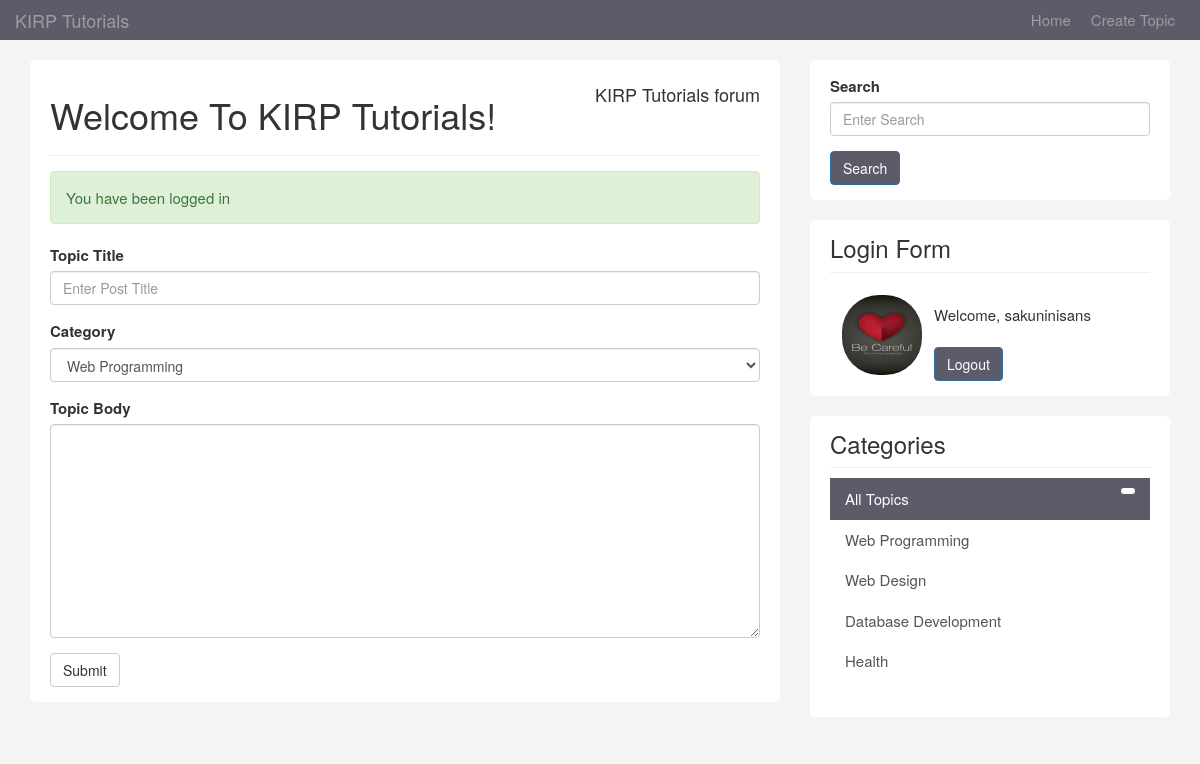
Screenshot of /Create.php (signed in) with the database file from the repository.
### tables this page shows
CREATE TABLE IF NOT EXISTS `categories` (
`id` int(11) NOT NULL,
  `name` varchar(100) NOT NULL,
  `description` text NOT NULL
);

### libraries/Template.php (called while the page is built, shortened)
<?php
class Template{
	protected $template;
	public function __construct($template){
		$this->template = $template;
	}
	public function __toString(){
		include basename($this->template);
		return ob_get_clean();
	}
}

### libraries/Database.php (called while the page is built, shortened)
<?php
class Database {
	private $host = DB_HOST;
	private $user = DB_USER;
	private $pass = DB_PASS;
	private $dbname = DB_NAME;
	private $dbh;
	private $stmt;
	public function __construct(){
		$dsn = 'mysql:host=' . $this->host . ';dbname=' . $this->dbname;
		$option = array (PDO::ATTR_PERSISTENT => true,PDO::ATTR_ERRMODE => PDO::ERRMODE_EXCEPTION) ;
		try {
			$this->dbh = new PDO($dsn, $this->user, $this->pass,$option);
		}
		catch ( PDOException $e) {
			$this->error = $e->getMessage();
		}
	}
	public function query($query) {
		$this->stmt = $this->dbh->prepare($query);
	}
	public function execute() {
		return $this->stmt->execute();
	}
	public function resultset() {
		$this->execute();
		return $this->stmt->fetchAll(PDO::FETCH_OBJ);
	}
}

### helpers/db_helper.php (called while the page is built, shortened)
<?php
function getCategories(){
	$db = new Database;
	$db->query('SELECT * FROM categories');
	$results = $db->resultset();
	return $results;
}

### helpers/format_helper.php (called while the page is built, shortened)
<?php
function is_active($category){
	if(isset($_GET['category'])){
		if($_GET['category'] == $category) {
			return 'active';
		}else {
			return '';
		}
	} else {
		if($category == null) {
			return 'active';
			}
	}
}

### template/create.php (the view, shortened to what this page needs)
<?php include('includes\header.php'); ?>
	<form role="form" method="post" action="create.php">
                  <div class="form-group">
                    <label>Topic Title</label>
                     <input name="title" type="text" class="form-control"  placeholder="Enter Post Title">
                  </div>
                  <div class="form-group">
                  <label>Category</label>
                  <select class="form-control" name="category">
                  <?php foreach(getCategories() as $category) : ?>
                    <option value="<?php echo $category->id; ?>"> <?php echo $category->name; ?></option>
                  <?php endforeach; ?>
                   </select>
                </div>
                <div class="form-group">
                  <label>Topic Body</label>
                  <textarea id="body" rows="10" cols="80" class="form-control" name="body"></textarea>
                </div>
                <button name="do_create" type="submit" class="btn btn-default">Submit</button>
     </form>
 <?php include('includes\footer.php'); ?>

### template/includes/footer.php (shortened to what this page needs)
 </div>
          </div>
        </div>
        <div class="col-md-4">
           <div class="sidebar">
            <div class="block">
               <div class="form-group">
                  <form name="search" method="post" action="search.php">
                  <label>Search</label>
                  <input name="searchterm" type="text" class="form-control"  placeholder="Enter Search">
                </div>
                  <input type="submit" name="submit" value="Search" class="btn btn-primary" />
            </div>
            <div class="block">
              <h3>Login Form</h3>
              <?php if (isLoggedIn()) : ?>
                <div class="userdata">
                <img class="avatarks pull-left" src="images\avatars\<?php echo getUser() ['avatar']; ?>" height="80px" width="80px" margin="11px">
                <br>
                  Welcome, <?php echo getUser() ['username']; ?>
                </div>
                <br>
                <form role="form" method="post" action="logout.php">
                  <input type="submit" name="do_logout" class="btn btn-primary" value="Logout">
                </form>
          <?php endif; ?>
           </div>
           <div class="block">
            <h3>Categories</h3>
            <div class="list-group">
              <a href="topics.php" class="list-group-item <?php echo is_active(null); ?>">All Topics <span class="badge pull-right">
             <?php foreach (getCategories() as $category) : ?>
              <a href="topics.php?category=<?php echo $category->id; ?>" class="list-group-item <?php echo is_active($category->id); ?>"><?php echo $category->name; ?> </a>
             <?php endforeach; ?>
            </div>
           </div>
        </div>
    </div>
  </div>
  </body>
</html>

### template/css/custom.css (style rules this page uses)
body { padding-top: 60px; background: #f4f4f4; font-size: 15px; }
a { color:#5c5b69; }
h3 { margin-bottom:5px; }
.block { background: #FFF; border-radius: 5px; padding: 15px 20px; margin-bottom: 20px; }
.sidebar .block h3 { margin: 0 0 10px 0; padding-bottom:10px; border-bottom: #eee solid 1px; }
a.list-group-item.active, a.list-group-item.active:hover, a.list-group-item.active:focus { background: #5c5b69; border-radius: 0; }
.list-group-item { border: 0; }
.btn-primary { background: #5c5b69; }
img.avatarks.pull-left { border-radius: 37px; margin: 12px; }

### rows the page displays
categories: name "Web Programming"
categories: name "Web Design"
categories: name "Database Development"
categories: name "Health"

### other values shown
$title "Welcome To KIRP Tutorials!"
$message "You have been logged in"
getUser() ['username'] "sakuninisans"
form field category "Web Programming"
